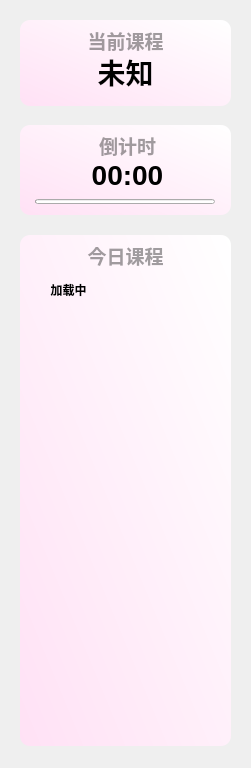
<?xml version="1.0" encoding="UTF-8"?>
<ui version="4.0">
 <class>From</class>
 <widget class="QWidget" name="From">
  <property name="geometry">
   <rect>
    <x>0</x>
    <y>0</y>
    <width>251</width>
    <height>768</height>
   </rect>
  </property>
  <property name="windowTitle">
   <string>Form</string>
  </property>
  <widget class="TitleLabel" name="lingyun_class">
   <property name="geometry">
    <rect>
     <x>20</x>
     <y>53</y>
     <width>211</width>
     <height>38</height>
    </rect>
   </property>
   <property name="font">
    <font>
     <family>Microsoft YaHei UI</family>
     <pointsize>21</pointsize>
     <weight>75</weight>
     <bold>true</bold>
    </font>
   </property>
   <property name="layoutDirection">
    <enum>Qt::LeftToRight</enum>
   </property>
   <property name="autoFillBackground">
    <bool>false</bool>
   </property>
   <property name="text">
    <string>未知</string>
   </property>
   <property name="alignment">
    <set>Qt::AlignCenter</set>
   </property>
  </widget>
  <widget class="SmoothScrollArea" name="sd_scroll">
   <property name="geometry">
    <rect>
     <x>30</x>
     <y>270</y>
     <width>191</width>
     <height>461</height>
    </rect>
   </property>
   <property name="styleSheet">
    <string notr="true">background: transparent; border: none</string>
   </property>
   <property name="widgetResizable">
    <bool>true</bool>
   </property>
   <widget class="QWidget" name="scrollAreaWidgetContents">
    <property name="geometry">
     <rect>
      <x>0</x>
      <y>0</y>
      <width>191</width>
      <height>461</height>
     </rect>
    </property>
    <layout class="QVBoxLayout" name="verticalLayout_9">
     <item>
      <layout class="QGridLayout" name="gridLayout">
       <property name="sizeConstraint">
        <enum>QLayout::SetNoConstraint</enum>
       </property>
       <property name="leftMargin">
        <number>2</number>
       </property>
       <property name="topMargin">
        <number>2</number>
       </property>
       <property name="rightMargin">
        <number>2</number>
       </property>
       <property name="bottomMargin">
        <number>2</number>
       </property>
       <property name="spacing">
        <number>2</number>
       </property>
       <item row="0" column="0">
        <widget class="StrongBodyLabel" name="class_ORD">
         <property name="maximumSize">
          <size>
           <width>70</width>
           <height>16777215</height>
          </size>
         </property>
         <property name="text">
          <string>&lt;html&gt;&lt;head/&gt;&lt;body&gt;&lt;p&gt;&lt;span style=&quot; font-weight:600;&quot;&gt;加载中&lt;/span&gt;&lt;/p&gt;&lt;/body&gt;&lt;/html&gt;</string>
         </property>
         <property name="alignment">
          <set>Qt::AlignHCenter|Qt::AlignTop</set>
         </property>
        </widget>
       </item>
       <item row="0" column="1">
        <widget class="VerticalSeparator" name="VerticalSeparator"/>
       </item>
       <item row="0" column="2">
        <widget class="StrongBodyLabel" name="class_widget">
         <property name="text">
          <string>&lt;html&gt;&lt;head/&gt;&lt;body&gt;&lt;p&gt;&lt;br/&gt;&lt;/p&gt;&lt;/body&gt;&lt;/html&gt;</string>
         </property>
         <property name="alignment">
          <set>Qt::AlignHCenter|Qt::AlignTop</set>
         </property>
        </widget>
       </item>
      </layout>
     </item>
    </layout>
   </widget>
  </widget>
  <widget class="QLabel" name="lingyun_background">
   <property name="geometry">
    <rect>
     <x>20</x>
     <y>20</y>
     <width>211</width>
     <height>86</height>
    </rect>
   </property>
   <property name="styleSheet">
    <string notr="true">background-color: qlineargradient(spread:pad, x1:0, y1:1, x2:1, y2:0, stop:0 rgba(255, 225, 245, 255), stop:1 rgba(255, 255, 255, 255));

border-radius: 10px</string>
   </property>
   <property name="text">
    <string/>
   </property>
   <property name="scaledContents">
    <bool>false</bool>
   </property>
  </widget>
  <widget class="QLabel" name="lingyun_Title">
   <property name="geometry">
    <rect>
     <x>20</x>
     <y>25</y>
     <width>211</width>
     <height>31</height>
    </rect>
   </property>
   <property name="font">
    <font>
     <family>Microsoft YaHei UI</family>
     <pointsize>14</pointsize>
     <weight>75</weight>
     <bold>true</bold>
    </font>
   </property>
   <property name="styleSheet">
    <string notr="true">color: rgba(0, 0, 0, 95);
font-weight: bold;</string>
   </property>
   <property name="text">
    <string>当前课程</string>
   </property>
   <property name="textFormat">
    <enum>Qt::PlainText</enum>
   </property>
   <property name="alignment">
    <set>Qt::AlignCenter</set>
   </property>
  </widget>
  <widget class="TitleLabel" name="lingyun_down">
   <property name="geometry">
    <rect>
     <x>22</x>
     <y>156</y>
     <width>211</width>
     <height>38</height>
    </rect>
   </property>
   <property name="font">
    <font>
     <family>Microsoft YaHei UI</family>
     <pointsize>21</pointsize>
     <weight>75</weight>
     <bold>true</bold>
    </font>
   </property>
   <property name="text">
    <string>00:00</string>
   </property>
   <property name="alignment">
    <set>Qt::AlignCenter</set>
   </property>
  </widget>
  <widget class="ProgressBar" name="lingyun_Bar">
   <property name="geometry">
    <rect>
     <x>35</x>
     <y>199</y>
     <width>180</width>
     <height>5</height>
    </rect>
   </property>
   <property name="minimumSize">
    <size>
     <width>0</width>
     <height>5</height>
    </size>
   </property>
   <property name="maximumSize">
    <size>
     <width>16777215</width>
     <height>6</height>
    </size>
   </property>
   <property name="styleSheet">
    <string notr="true"/>
   </property>
   <property name="orientation">
    <enum>Qt::Horizontal</enum>
   </property>
   <property name="useAni">
    <bool>true</bool>
   </property>
   <property name="val">
    <double>0.000000000000000</double>
   </property>
  </widget>
  <widget class="QLabel" name="todayclass_background">
   <property name="geometry">
    <rect>
     <x>20</x>
     <y>235</y>
     <width>211</width>
     <height>511</height>
    </rect>
   </property>
   <property name="styleSheet">
    <string notr="true">background-color: qlineargradient(spread:pad, x1:0, y1:1, x2:1, y2:0, stop:0 rgba(255, 225, 245, 255), stop:1 rgba(255, 255, 255, 255));

border-radius: 10px</string>
   </property>
   <property name="text">
    <string/>
   </property>
  </widget>
  <widget class="QLabel" name="todayclass_Title">
   <property name="geometry">
    <rect>
     <x>20</x>
     <y>240</y>
     <width>211</width>
     <height>31</height>
    </rect>
   </property>
   <property name="font">
    <font>
     <family>Microsoft YaHei UI</family>
     <pointsize>14</pointsize>
     <weight>75</weight>
     <bold>true</bold>
    </font>
   </property>
   <property name="styleSheet">
    <string notr="true">color: rgba(0, 0, 0, 95);
font-weight: bold;</string>
   </property>
   <property name="text">
    <string>今日课程</string>
   </property>
   <property name="textFormat">
    <enum>Qt::PlainText</enum>
   </property>
   <property name="alignment">
    <set>Qt::AlignCenter</set>
   </property>
  </widget>
  <widget class="QLabel" name="lingyun_background_2">
   <property name="geometry">
    <rect>
     <x>20</x>
     <y>125</y>
     <width>211</width>
     <height>90</height>
    </rect>
   </property>
   <property name="styleSheet">
    <string notr="true">background-color: qlineargradient(spread:pad, x1:0, y1:1, x2:1, y2:0, stop:0 rgba(255, 225, 245, 255), stop:1 rgba(255, 255, 255, 255));

border-radius: 10px</string>
   </property>
   <property name="text">
    <string/>
   </property>
  </widget>
  <widget class="QLabel" name="lingyun_Title_2">
   <property name="geometry">
    <rect>
     <x>22</x>
     <y>130</y>
     <width>211</width>
     <height>31</height>
    </rect>
   </property>
   <property name="font">
    <font>
     <family>Microsoft YaHei UI</family>
     <pointsize>14</pointsize>
     <weight>75</weight>
     <bold>true</bold>
    </font>
   </property>
   <property name="styleSheet">
    <string notr="true">color: rgba(0, 0, 0, 95);
font-weight: bold;</string>
   </property>
   <property name="text">
    <string>倒计时</string>
   </property>
   <property name="textFormat">
    <enum>Qt::PlainText</enum>
   </property>
   <property name="alignment">
    <set>Qt::AlignCenter</set>
   </property>
  </widget>
  <widget class="QLabel" name="duty_Title">
   <property name="geometry">
    <rect>
     <x>20</x>
     <y>660</y>
     <width>211</width>
     <height>31</height>
    </rect>
   </property>
   <property name="font">
    <font>
     <family>Microsoft YaHei UI</family>
     <pointsize>14</pointsize>
     <weight>75</weight>
     <bold>true</bold>
    </font>
   </property>
   <property name="styleSheet">
    <string notr="true">color: rgba(0, 0, 0, 95);
font-weight: bold;</string>
   </property>
   <property name="text">
    <string>今日值日生</string>
   </property>
   <property name="textFormat">
    <enum>Qt::PlainText</enum>
   </property>
   <property name="alignment">
    <set>Qt::AlignCenter</set>
   </property>
  </widget>
  <widget class="QLabel" name="duty_background">
   <property name="geometry">
    <rect>
     <x>20</x>
     <y>660</y>
     <width>211</width>
     <height>81</height>
    </rect>
   </property>
   <property name="styleSheet">
    <string notr="true">background-color: qconicalgradient(cx:0.506, cy:1, angle:202.5, stop:0.255682 rgba(129, 52, 225, 255), stop:0.761364 rgba(255, 255, 255, 255));
border-radius: 8px</string>
   </property>
   <property name="text">
    <string/>
   </property>
  </widget>
  <widget class="SmoothScrollArea" name="sd_scroll_2">
   <property name="geometry">
    <rect>
     <x>20</x>
     <y>690</y>
     <width>211</width>
     <height>41</height>
    </rect>
   </property>
   <property name="styleSheet">
    <string notr="true">background: transparent; border: none</string>
   </property>
   <property name="widgetResizable">
    <bool>true</bool>
   </property>
   <widget class="QWidget" name="scrollAreaWidgetContents_2">
    <property name="geometry">
     <rect>
      <x>0</x>
      <y>0</y>
      <width>211</width>
      <height>60</height>
     </rect>
    </property>
    <layout class="QVBoxLayout" name="verticalLayout_10">
     <item>
      <layout class="QGridLayout" name="gridLayout_2">
       <property name="sizeConstraint">
        <enum>QLayout::SetNoConstraint</enum>
       </property>
       <property name="leftMargin">
        <number>2</number>
       </property>
       <property name="topMargin">
        <number>2</number>
       </property>
       <property name="rightMargin">
        <number>2</number>
       </property>
       <property name="bottomMargin">
        <number>2</number>
       </property>
       <property name="spacing">
        <number>2</number>
       </property>
       <item row="0" column="0">
        <widget class="StrongBodyLabel" name="duty_project_widget">
         <property name="maximumSize">
          <size>
           <width>85</width>
           <height>16777215</height>
          </size>
         </property>
         <property name="text">
          <string>&lt;html&gt;&lt;head/&gt;&lt;body&gt;&lt;p&gt;&lt;span style=&quot; font-weight:600;&quot;&gt;加载中&lt;/span&gt;&lt;/p&gt;&lt;/body&gt;&lt;/html&gt;</string>
         </property>
         <property name="alignment">
          <set>Qt::AlignHCenter|Qt::AlignTop</set>
         </property>
        </widget>
       </item>
       <item row="0" column="1">
        <widget class="VerticalSeparator" name="VerticalSeparator_2"/>
       </item>
       <item row="0" column="2">
        <widget class="StrongBodyLabel" name="duty_name_widget">
         <property name="text">
          <string>&lt;html&gt;&lt;head/&gt;&lt;body&gt;&lt;p&gt;&lt;br/&gt;&lt;/p&gt;&lt;/body&gt;&lt;/html&gt;</string>
         </property>
         <property name="alignment">
          <set>Qt::AlignHCenter|Qt::AlignTop</set>
         </property>
        </widget>
       </item>
      </layout>
     </item>
    </layout>
   </widget>
  </widget>
  <zorder>sd_scroll_2</zorder>
  <zorder>duty_background</zorder>
  <zorder>duty_Title</zorder>
  <zorder>lingyun_background</zorder>
  <zorder>lingyun_Title</zorder>
  <zorder>lingyun_class</zorder>
  <zorder>todayclass_background</zorder>
  <zorder>sd_scroll</zorder>
  <zorder>todayclass_Title</zorder>
  <zorder>lingyun_background_2</zorder>
  <zorder>lingyun_down</zorder>
  <zorder>lingyun_Title_2</zorder>
  <zorder>lingyun_Bar</zorder>
 </widget>
 <customwidgets>
  <customwidget>
   <class>VerticalSeparator</class>
   <extends>QWidget</extends>
   <header>qfluentwidgets</header>
  </customwidget>
  <customwidget>
   <class>SmoothScrollArea</class>
   <extends>QScrollArea</extends>
   <header>qfluentwidgets</header>
   <container>1</container>
  </customwidget>
  <customwidget>
   <class>StrongBodyLabel</class>
   <extends>QLabel</extends>
   <header>qfluentwidgets</header>
  </customwidget>
  <customwidget>
   <class>TitleLabel</class>
   <extends>QLabel</extends>
   <header>qfluentwidgets</header>
  </customwidget>
  <customwidget>
   <class>ProgressBar</class>
   <extends>QProgressBar</extends>
   <header>qfluentwidgets</header>
  </customwidget>
 </customwidgets>
 <resources/>
 <connections/>
</ui>
